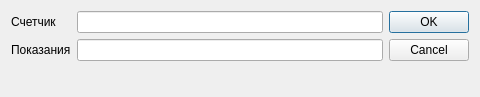
<?xml version="1.0" encoding="UTF-8"?>
<ui version="4.0">
 <class>counter_dialog</class>
 <widget class="QDialog" name="counter_dialog">
  <property name="geometry">
   <rect>
    <x>0</x>
    <y>0</y>
    <width>480</width>
    <height>97</height>
   </rect>
  </property>
  <property name="windowTitle">
   <string>Dialog</string>
  </property>
  <layout class="QHBoxLayout" name="horizontalLayout">
   <item>
    <layout class="QFormLayout" name="formLayout">
     <item row="0" column="0">
      <widget class="QLabel" name="label">
       <property name="text">
        <string>Счетчик</string>
       </property>
      </widget>
     </item>
     <item row="0" column="1">
      <widget class="QLineEdit" name="lineEdit"/>
     </item>
     <item row="1" column="0">
      <widget class="QLabel" name="label_2">
       <property name="text">
        <string>Показания</string>
       </property>
      </widget>
     </item>
     <item row="1" column="1">
      <widget class="QLineEdit" name="lineEdit_2"/>
     </item>
    </layout>
   </item>
   <item>
    <widget class="QDialogButtonBox" name="buttonBox">
     <property name="orientation">
      <enum>Qt::Vertical</enum>
     </property>
     <property name="standardButtons">
      <set>QDialogButtonBox::Cancel|QDialogButtonBox::Ok</set>
     </property>
    </widget>
   </item>
  </layout>
 </widget>
 <resources/>
 <connections>
  <connection>
   <sender>buttonBox</sender>
   <signal>accepted()</signal>
   <receiver>counter_dialog</receiver>
   <slot>accept()</slot>
   <hints>
    <hint type="sourcelabel">
     <x>248</x>
     <y>254</y>
    </hint>
    <hint type="destinationlabel">
     <x>157</x>
     <y>274</y>
    </hint>
   </hints>
  </connection>
  <connection>
   <sender>buttonBox</sender>
   <signal>rejected()</signal>
   <receiver>counter_dialog</receiver>
   <slot>reject()</slot>
   <hints>
    <hint type="sourcelabel">
     <x>316</x>
     <y>260</y>
    </hint>
    <hint type="destinationlabel">
     <x>286</x>
     <y>274</y>
    </hint>
   </hints>
  </connection>
 </connections>
</ui>
